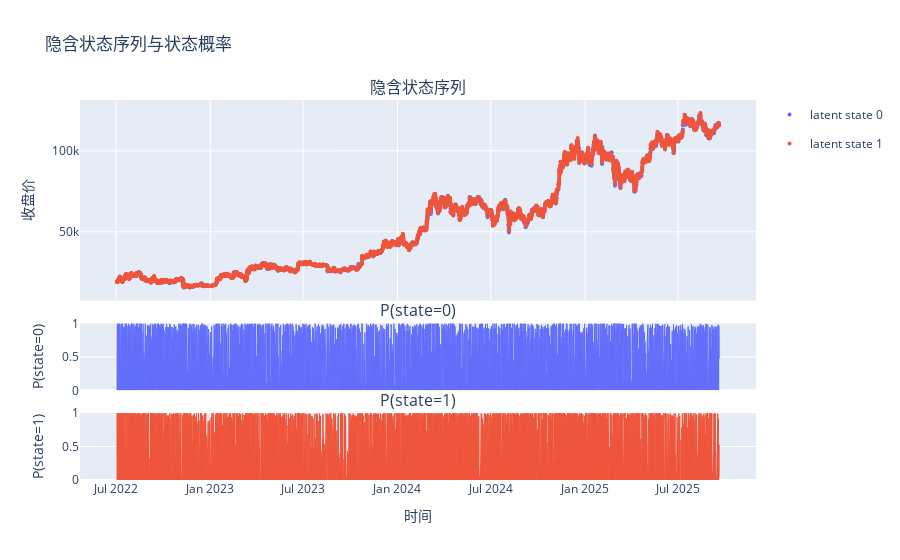

Here is the notebook cell this chart was saved with:
### Code cell
labeler_L7 = GMMLabeler(merged_bar, 7)
labeler_L7.plot_label_on_candles()

### Figure 1 — Plotly figure (JSON) as saved in the notebook; plotly's stock layout.template omitted (floating-point values rounded to 4 significant figures; data arrays with more than 128 entries replaced by an {"elided": "..."} marker saying what was removed)
{"data": [{"legendgroup": "state_0", "marker": {"color": "#636EFA", "size": 4}, "mode": "markers", "name": "latent state 0", "showlegend": true, "x": {"elided": "2235 str values"}, "y": {"elided": "2235 float values"}, "type": "scatter", "xaxis": "x", "yaxis": "y"}, {"legendgroup": "state_1", "marker": {"color": "#EF553B", "size": 4}, "mode": "markers", "name": "latent state 1", "showlegend": true, "x": {"elided": "3624 str values"}, "y": {"elided": "3624 float values"}, "type": "scatter", "xaxis": "x", "yaxis": "y"}, {"fill": "tozeroy", "fillcolor": "#636EFA", "legendgroup": "state_0", "line": {"color": "#636EFA", "width": 1}, "mode": "lines", "name": "P(state=0)", "opacity": 0.7, "showlegend": false, "x": {"elided": "5859 str values"}, "y": {"elided": "5859 float values"}, "type": "scatter", "xaxis": "x2", "yaxis": "y2"}, {"fill": "tozeroy", "fillcolor": "#EF553B", "legendgroup": "state_1", "line": {"color": "#EF553B", "width": 1}, "mode": "lines", "name": "P(state=1)", "opacity": 0.7, "showlegend": false, "x": {"elided": "5859 str values"}, "y": {"elided": "5859 float values"}, "type": "scatter", "xaxis": "x3", "yaxis": "y3"}], "layout": {"xaxis": {"anchor": "y", "domain": [0.0, 1.0], "matches": "x3", "showticklabels": false}, "yaxis": {"anchor": "x", "domain": [0.472, 1.0], "title": {"text": "收盘价"}}, "xaxis2": {"anchor": "y2", "domain": [0.0, 1.0], "matches": "x3", "showticklabels": false}, "yaxis2": {"anchor": "x2", "domain": [0.236, 0.412], "title": {"text": "P(state=0)"}, "range": [0, 1]}, "xaxis3": {"anchor": "y3", "domain": [0.0, 1.0], "title": {"text": "时间"}}, "yaxis3": {"anchor": "x3", "domain": [0.0, 0.176], "title": {"text": "P(state=1)"}, "range": [0, 1]}, "annotations": [{"font": {"size": 16}, "showarrow": false, "text": "隐含状态序列", "x": 0.5, "xanchor": "center", "xref": "paper", "y": 1.0, "yanchor": "bottom", "yref": "paper"}, {"font": {"size": 16}, "showarrow": false, "text": "P(state=0)", "x": 0.5, "xanchor": "center", "xref": "paper", "y": 0.412, "yanchor": "bottom", "yref": "paper"}, {"font": {"size": 16}, "showarrow": false, "text": "P(state=1)", "x": 0.5, "xanchor": "center", "xref": "paper", "y": 0.176, "yanchor": "bottom", "yref": "paper"}], "title": {"text": "隐含状态序列与状态概率"}, "showlegend": true, "hovermode": "x unified"}}
